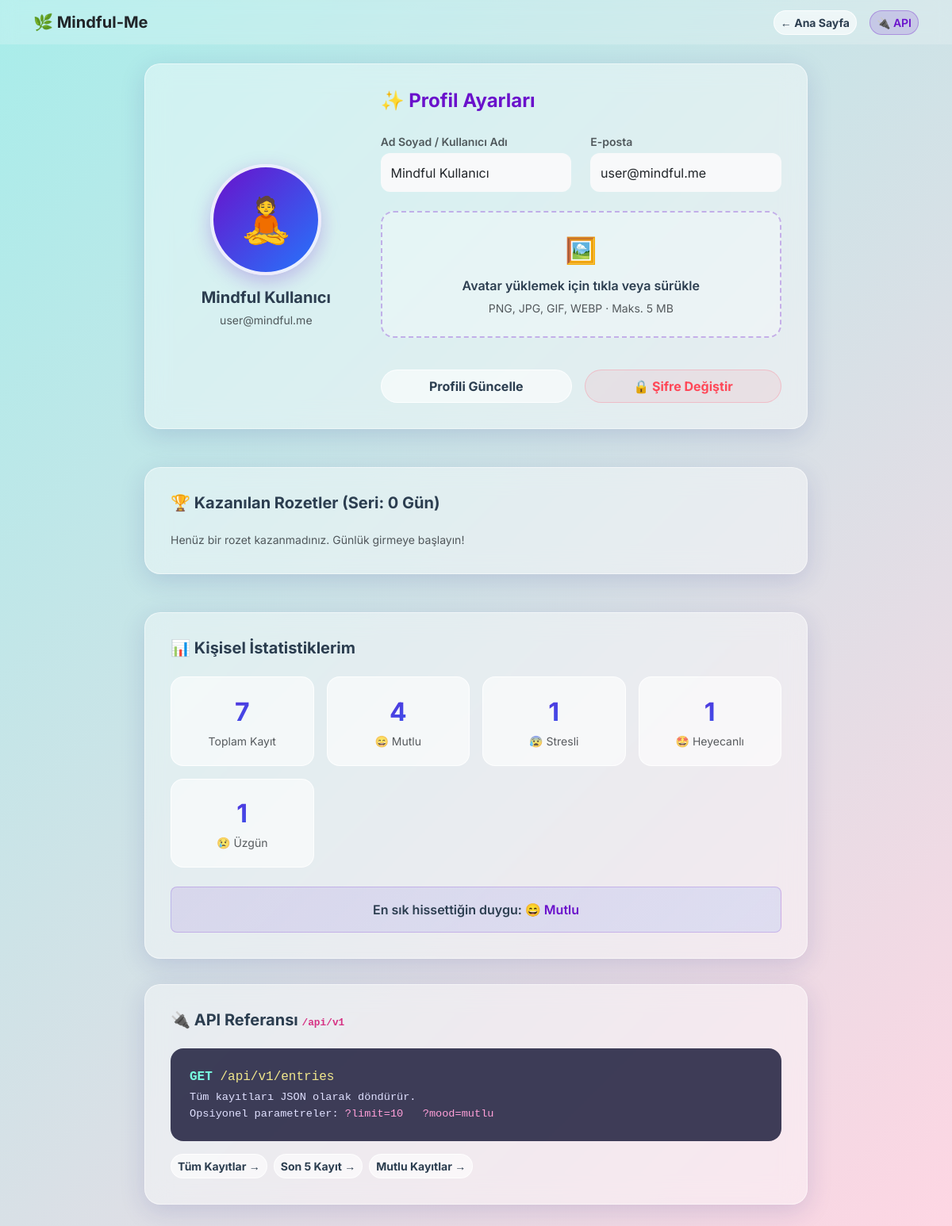
/profile, run on the app's committed database.
### app/models.py (models this page shows, shortened)
class User(db.Model):
    id = db.Column(db.Integer, primary_key=True)
    username = db.Column(db.String(64), index=True, unique=True)
    email = db.Column(db.String(120), index=True, unique=True)
    password_hash = db.Column(db.String(256))
    avatar_file = db.Column(db.String(120), nullable=False, default='default.png')
    streak_count = db.Column(db.Integer, default=0)
    last_entry_date = db.Column(db.Date, nullable=True)

class MoodEntry(db.Model):
    id = db.Column(db.Integer, primary_key=True)
    mood = db.Column(db.String(20), nullable=False)
    text = db.Column(db.Text, nullable=False)
    timestamp = db.Column(db.DateTime, index=True, default=db.func.now())
    ai_analysis = db.Column(db.String(255), nullable=True)
    ai_advice = db.Column(db.Text, nullable=True)
    ai_sentiment = db.Column(db.String(50), nullable=True)
    ai_score = db.Column(db.Integer, nullable=True)
    ai_keywords = db.Column(db.String(255), nullable=True)
    sleep_hours = db.Column(db.Float, nullable=True)
    stress_level = db.Column(db.Integer, nullable=True)
    activities = db.Column(db.String(255), nullable=True)

### app/routes.py (the view)
@main.route('/profile', methods=['GET', 'POST'])
def profile():
    try:
        user = User.query.first()
        if not user:
            user = User(username=_('Mindful Kullanıcı'), email='user@mindful.me', avatar_file='default.png')
            db.session.add(user)
            db.session.commit()
        form = ProfileForm()
        if form.validate_on_submit():
            user.username = form.username.data
            user.email = form.email.data
            file = form.avatar.data
            if file and file.filename:
                filename  = secure_filename(file.filename)
                ext       = os.path.splitext(filename)[1].lower() if '.' in filename else ''
                save_name = f"avatar_{user.id}{ext}"
                os.makedirs(AVATARS_DIR, exist_ok=True)
                file.save(os.path.join(AVATARS_DIR, save_name))
                user.avatar_file = save_name
            db.session.commit()
            flash(_('Profil başarıyla güncellendi! 🎉'), 'success')
            return redirect(url_for('main.profile'))
        elif request.method == 'GET':
            form.username.data = user.username
            form.email.data = user.email
        total_entries  = MoodEntry.query.count()
        mood_counts    = {}
        for e in MoodEntry.query.all():
            mood_counts[e.mood] = mood_counts.get(e.mood, 0) + 1
        best_mood      = max(mood_counts, key=mood_counts.get) if mood_counts else None
        avatar_url     = url_for('static', filename=f'avatars/{user.avatar_file}') \
                         if user.avatar_file and user.avatar_file != 'default.png' \
                         else None
        badges = []
        streak = getattr(user, 'streak_count', 0) or 0
        if streak >= 3:
            badges.append({'name': _('Başlangıç'), 'icon': '🌱', 'desc': _('3 Günlük Seri')})
        if streak >= 7:
            badges.append({'name': _('İstikrarlı'), 'icon': '🔥', 'desc': _('7 Günlük Seri')})
        if streak >= 30:
            badges.append({'name': _('Zen Ustası'), 'icon': '👑', 'desc': _('30 Günlük Seri')})
        return render_template('profile.html', user=user, form=form,
                               total_entries=total_entries, mood_counts=mood_counts,
                               best_mood=best_mood, avatar_url=avatar_url, badges=badges)
    except Exception as e:
        db.session.rollback()
        flash(_('Profil işlemlerinde geçici bir hata oluştu.'), 'danger')
        return redirect(url_for('main.index'))

### app/forms.py
class ProfileForm(FlaskForm):
    username = StringField(_l('Ad Soyad / Kullanıcı Adı'), validators=[DataRequired()])
    email = StringField(_l('E-posta'), validators=[DataRequired(), Email()])
    avatar = FileField(_l('Avatar Yükle'), validators=[
        FileAllowed(['jpg', 'jpeg', 'png', 'gif', 'webp'], _l('Sadece resim dosyaları yüklenebilir!'))
    ])
    submit = SubmitField(_l('Profili Güncelle'))

### app/__init__.py (called while the page is built)
def get_locale():
    if 'language' in session:
        return session['language']
    return request.accept_languages.best_match(['tr', 'en'])

### app/templates/profile.html (shortened to what this page needs)
<!DOCTYPE html>
<html lang="tr">
<head>
    <link href="https://cdn.jsdelivr.net/npm/bootstrap@5.3.2/dist/css/bootstrap.min.css" rel="stylesheet">
</head>
<body>
    <nav class="navbar navbar-expand-lg navbar-light mb-4"
         style="background: rgba(255,255,255,0.2); backdrop-filter: blur(10px);">
        <div class="container">
            <a class="navbar-brand fw-bold text-dark" href="{{ url_for('main.index') }}">🌿 Mindful-Me</a>
            <div class="ms-auto d-flex align-items-center gap-3">
                <a href="{{ url_for('main.index') }}" class="btn btn-glass btn-sm">{{ _('← Ana Sayfa') }}</a>
                <a href="{{ url_for('main.api_entries') }}" target="_blank"
                   class="btn btn-sm"
                   style="background: rgba(106,17,203,0.15); border: 1px solid rgba(106,17,203,0.3); border-radius:50px; color:#6a11cb; font-weight:600;">
                    🔌 {{ _('API') }}
                </a>
            </div>
        </div>
    </nav>
    <div class="container" style="max-width: 860px;">
        <div class="glass-card">
            <div class="row align-items-center g-4">
                <div class="col-md-4 text-center">
                    <div class="avatar-wrapper float-anim d-inline-block">
                        {% if avatar_url %}
                        <img src="{{ avatar_url }}" class="avatar-circle" alt="Avatar">
                        {% else %}
                        <div class="avatar-placeholder mx-auto">🧘</div>
                        {% endif %}
                    </div>
                    <h5 class="fw-bold mt-3 mb-1">{{ user.username }}</h5>
                    <small class="text-muted">{{ user.email }}</small>
                </div>
                <div class="col-md-8">
                    <h4 class="fw-bold mb-4" style="color:#6a11cb;">✨ {{ _('Profil Ayarları') }}</h4>
                    <form method="POST" enctype="multipart/form-data" id="profileForm">
                        <div class="row mb-4">
                            <div class="col-md-6">
                                {{ form.username.label(class_="form-label fw-semibold text-muted small mb-1") }}
                                {{ form.username(class_="form-control bg-light border-0", style="border-radius:12px; padding:0.8rem;") }}
                            </div>
                            <div class="col-md-6 mt-3 mt-md-0">
                                {{ form.email.label(class_="form-label fw-semibold text-muted small mb-1") }}
                                {{ form.email(class_="form-control bg-light border-0", style="border-radius:12px; padding:0.8rem;") }}
                            </div>
                        </div>
                        <label for="avatarInput" class="upload-zone w-100 mb-3">
                            <div class="fs-2 mb-2">🖼️</div>
                            <p class="fw-semibold mb-1">{{ _('Avatar yüklemek için tıkla veya sürükle') }}</p>
                            <small class="text-muted">{{ _('PNG, JPG, GIF, WEBP · Maks. 5 MB') }}</small>
                        </label>
                        <div class="d-flex flex-column flex-md-row gap-3 mt-4">
                            {{ form.submit(class_="btn btn-glass flex-grow-1 py-2") }}
                            <a href="{{ url_for('main.change_password') }}" class="btn flex-grow-1 py-2 fw-bold" style="background: rgba(255,107,129,0.1); border: 1px solid rgba(255,107,129,0.3); color: #ff4757; border-radius: 50px; transition: all 0.3s;">
                                🔒 {{ _('Şifre Değiştir') }}
                            </a>
                        </div>
                    </form>
                </div>
            </div>
        </div>
        <div class="glass-card mt-5">
            <h5 class="fw-bold mb-4">🏆 {{ _('Kazanılan Rozetler (Seri: %(count)s Gün)', count=(user.streak_count or 0)) }}</h5>
            <div class="d-flex flex-wrap gap-3">
                {% if badges %}
                    {% for badge in badges %}
                    <div class="glass-card text-center p-3" style="min-width: 120px; border-radius: 15px; background: rgba(255,255,255,0.9);">
                        <div style="font-size: 2.5rem;">{{ badge.icon }}</div>
                        <div class="fw-bold mt-2" style="font-size: 0.9rem; color: #6a11cb;">{{ badge.name }}</div>
                        <div class="text-muted small">{{ badge.desc }}</div>
                    </div>
                    {% endfor %}
                {% else %}
                    <p class="text-muted small mb-0">{{ _('Henüz bir rozet kazanmadınız. Günlük girmeye başlayın!') }}</p>
                {% endif %}
            </div>
        </div>
        <div class="glass-card mt-5">
            <h5 class="fw-bold mb-4">📊 {{ _('Kişisel İstatistiklerim') }}</h5>
            <div class="row g-3">
                <div class="col-6 col-md-3">
                    <div class="stat-badge">
                        <div class="stat-num">{{ total_entries }}</div>
                        <small class="text-muted">{{ _('Toplam Kayıt') }}</small>
                    </div>
                </div>
                {% set mood_emojis = {'mutlu':'😄','sakin':'😌','stresli':'😰','uzgun':'😢','heyecanli':'🤩'} %}
                {% set mood_labels = {'mutlu':_('Mutlu'),'sakin':_('Sakin'),'stresli':_('Stresli'),'uzgun':_('Üzgün'),'heyecanli':_('Heyecanlı')} %}
                {% for mood_key, count in mood_counts.items() %}
                <div class="col-6 col-md-3">
                    <div class="stat-badge">
                        <div class="stat-num">{{ count }}</div>
                        <small class="text-muted">{{ mood_emojis.get(mood_key,'❓') }} {{ mood_labels.get(mood_key, mood_key) }}</small>
                    </div>
                </div>
                {% endfor %}
            </div>
            {% if best_mood %}
            <div class="mt-4 p-3 rounded-3 text-center"
                 style="background:linear-gradient(135deg,rgba(106,17,203,0.1),rgba(37,117,252,0.1));
                         border:1px solid rgba(106,17,203,0.2);">
                <p class="mb-0 fw-semibold">
                    {{ _('En sık hissettiğin duygu:') }}
                    <span style="color:#6a11cb;">{{ mood_emojis.get(best_mood,'') }} {{ mood_labels.get(best_mood, best_mood) }}</span>
                </p>
            </div>
            {% endif %}
        </div>
        <div class="glass-card">
            <h5 class="fw-bold mb-4">🔌 {{ _('API Referansı') }} <code style="font-size:0.8rem;">/api/v1</code></h5>
            <div class="api-card mb-3">
                <p class="mb-1">
                    <span class="method">GET</span>
                    <span class="url"> /api/v1/entries</span>
                </p>
                <p class="mb-0" style="font-size:0.85rem;">
                    {{ _('Tüm kayıtları JSON olarak döndürür.') }}<br>
                    {{ _('Opsiyonel parametreler:') }}
                    <span class="param">?limit=10</span> &nbsp;
                    <span class="param">?mood=mutlu</span>
                </p>
            </div>
            <div class="d-flex gap-2 flex-wrap">
                <a href="{{ url_for('main.api_entries') }}" target="_blank"
                   class="btn btn-glass btn-sm">{{ _('Tüm Kayıtlar →') }}</a>
                <a href="{{ url_for('main.api_entries') }}?limit=5" target="_blank"
                   class="btn btn-glass btn-sm">{{ _('Son 5 Kayıt →') }}</a>
                <a href="{{ url_for('main.api_entries') }}?mood=mutlu" target="_blank"
                   class="btn btn-glass btn-sm">{{ _('Mutlu Kayıtlar →') }}</a>
            </div>
        </div>
    </div>
</body>
</html>

### app/templates/profile.html (style rules this page uses)
body { background: linear-gradient(135deg, #a8edea 0%, #fed6e3 100%); font-family: 'Inter', sans-serif; min-height: 100vh; color: #2c3e50; }
.glass-card { background: rgba(255, 255, 255, 0.4); backdrop-filter: blur(15px); -webkit-backdrop-filter: blur(15px); border: 1px solid rgba(255, 255, 255, 0.5); border-radius: 20px; box-shadow: 0 8px 32px rgba(31, 38, 135, 0.15); padding: 2rem; margin-bottom: 2rem; }
.btn-glass { background: rgba(255,255,255,0.6); border: 1px solid rgba(255,255,255,0.8); color: #2c3e50; font-weight: bold; border-radius: 50px; transition: all 0.3s; }
.avatar-wrapper { position: relative; display: inline-block; }
.avatar-placeholder { width: 140px; height: 140px; border-radius: 50%; background: linear-gradient(135deg, #6a11cb, #2575fc); display: flex; align-items: center; justify-content: center; font-size: 3.5rem; border: 4px solid rgba(255,255,255,0.9); box-shadow: 0 8px 25px rgba(106,17,203,0.25); transition: transform 0.3s; }
.upload-zone { border: 2px dashed rgba(106,17,203,0.3); border-radius: 16px; padding: 1.5rem; text-align: center; background: rgba(255,255,255,0.3); cursor: pointer; transition: all 0.3s; }
.stat-badge { background: rgba(255,255,255,0.6); border: 1px solid rgba(255,255,255,0.8); border-radius: 16px; padding: 1.2rem 1rem; text-align: center; transition: transform 0.2s; }
.stat-badge .stat-num { font-size: 2rem; font-weight: 700; background: linear-gradient(135deg, #6a11cb, #2575fc); -webkit-background-clip: text; -webkit-text-fill-color: transparent; }
.api-card { background: rgba(30,30,60,0.85); border-radius: 16px; padding: 1.5rem; color: #e0e0ff; font-family: 'Courier New', monospace; }
.api-card .method { color: #79ffe1; font-weight: 700; }
.api-card .url { color: #f0e68c; }
.api-card .param { color: #ff9fd8; }
.float-anim { animation: float 3s ease-in-out infinite; }

### data on the page
User: username "Mindful Kullanıcı", email "user@mindful.me"
MoodEntry: count "4", get "😄", get "Mutlu"
MoodEntry: count "1", get "😰", get "Stresli"
MoodEntry: count "1", get "🤩", get "Heyecanlı"
MoodEntry: count "1", get "😢", get "Üzgün"

### other printed values
{{ total_entries }} "7"
